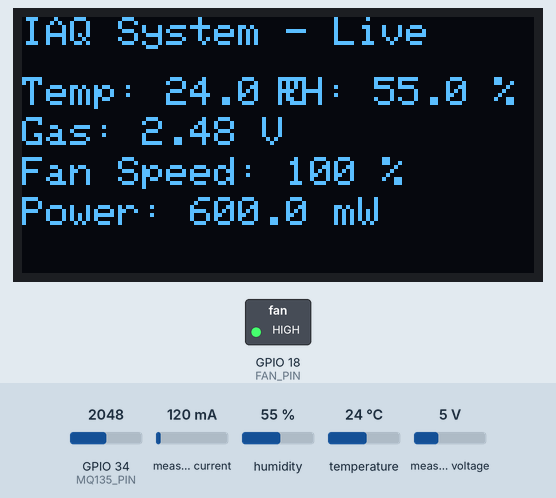
A sketch run on a simulated ESP32. Parts: 128×64 one-colour display, switched loads named in the sketch (green lamp = pin HIGH). The test bench sets the inputs (shaded band); at power-on: measured current 120 mA, GPIO 34 (MQ135_PIN) = 2048, humidity 55 %, temperature 24 °C, measured voltage 5 V (analog values on the 0–4095 scale). WiFi joins after 1.5 s; servers stay silent unless stated; web services answer with replies made up by the test bench; what the sketch prints to the serial monitor is not drawn.

Above: at 4.7 s.
4.8 s: measured current set to 40 mA
7.2 s: GPIO 34 (MQ135_PIN) set to 950
At 8.9 s:
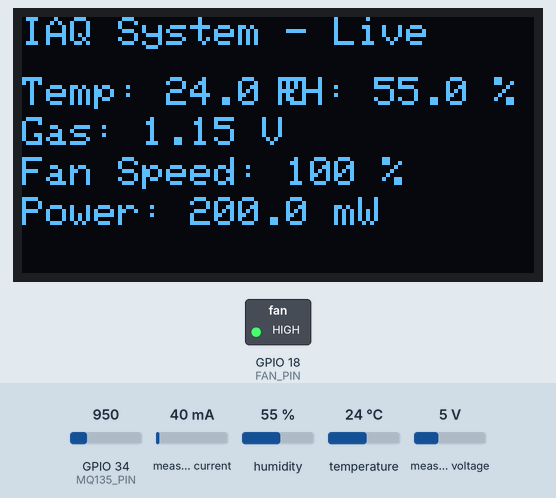
9.2 s: GPIO 34 (MQ135_PIN) set to 844
At 11.0 s:
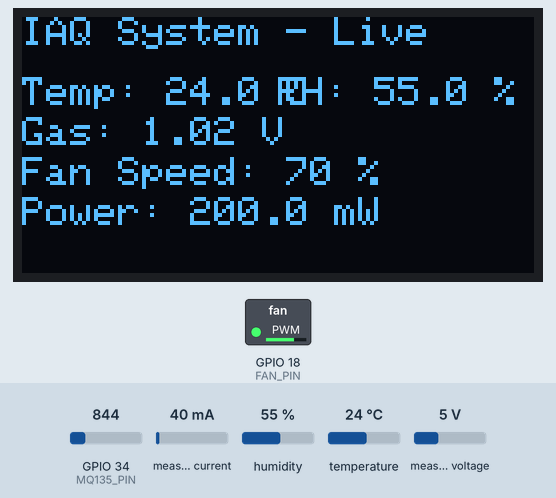
11.3 s: GPIO 34 (MQ135_PIN) set to 1228
At 13.1 s:
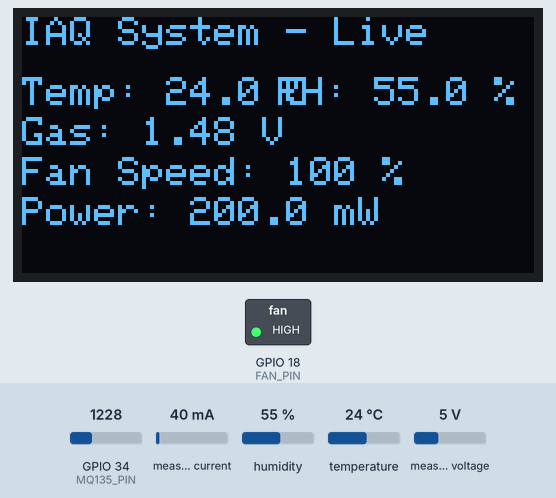
13.4 s: humidity set to 22 %
At 15.2 s:
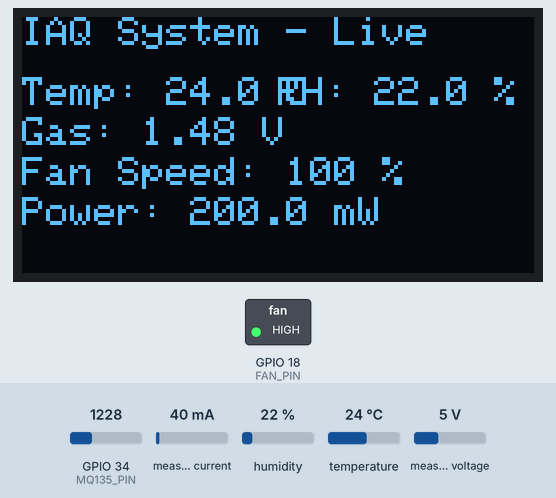
15.5 s: temperature set to 12 °C
At 17.5 s:
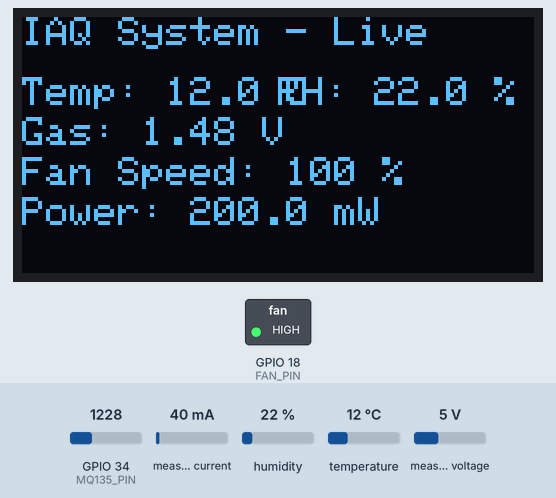
Timing chart, 0 to 18.8 s (numbered marks = the images above; inputs shaded):
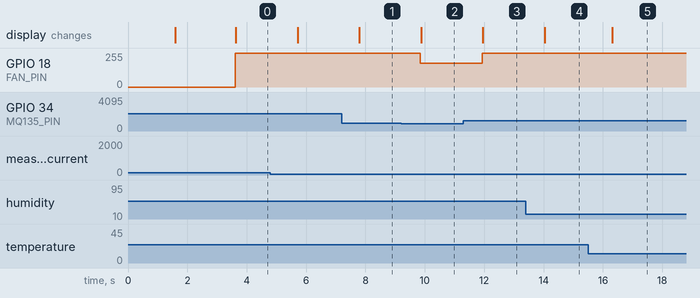

The sketch:

sketch_mq.ino
```cpp
#include <WiFi.h>
#include <HTTPClient.h>
#include <Wire.h>
#include <Adafruit_GFX.h>
#include <Adafruit_SSD1306.h>
#include <Adafruit_INA219.h>
#include "DHT.h"

// --- Wi-Fi & ThingSpeak Credentials ---
const char* ssid = "YOUR_WIFI_NAME";  //as uploading on github, real name and password removed
const char* password = "YOUR_WIFI_PASSWORD";
String apiKey = "YOUR_THINGSPEAK_API_KEY";

// --- Pin Definitions & Constants ---
#define FAN_PIN 18
#define MQ135_PIN 34
#define DHTPIN 4
#define DHTTYPE DHT11

const int pwmFreq = 1000;
const int pwmRes = 8;

// --- OLED Settings ---
#define SCREEN_WIDTH 128
#define SCREEN_HEIGHT 64
Adafruit_SSD1306 display(SCREEN_WIDTH, SCREEN_HEIGHT, &Wire, -1);

DHT dht(DHTPIN, DHTTYPE);
Adafruit_INA219 ina219;

// --- MULTITASKING TIMERS ---
unsigned long lastCloudUpdate = 0;
const unsigned long cloudInterval = 15000; // 15 seconds for ThingSpeak

void setup() {
  Serial.begin(115200);
  while (!Serial);

  ledcAttach(FAN_PIN, pwmFreq, pwmRes);
  ledcWrite(FAN_PIN, 0);
  dht.begin();
  analogReadResolution(12);

  if(!display.begin(SSD1306_SWITCHCAPVCC, 0x3C)) { for(;;); }
  if(!ina219.begin()) { for(;;); }

  display.clearDisplay();
  display.setTextSize(1);
  display.setTextColor(WHITE);
  display.setCursor(0, 10);
  display.println("Connecting Wi-Fi...");
  display.display();

  WiFi.mode(WIFI_STA);
  WiFi.begin(ssid, password);

  int attempts = 0;
  while (WiFi.status() != WL_CONNECTED && attempts < 10) {
    delay(500);
    attempts++;
  }

  if (WiFi.status() == WL_CONNECTED) {
    display.setCursor(0, 25); display.print("IP: "); display.println(WiFi.localIP());
  } else {
    display.setCursor(0, 25); display.println("Offline Mode Active.");
  }
  display.display();
  delay(2000);
}

void loop() {
  // --- 1. SENSE (Happens every 1 second now) ---
  float temp = dht.readTemperature();
  float hum = dht.readHumidity();

  int rawADC = analogRead(MQ135_PIN);
  float pinVoltage = (rawADC * 3.3) / 4095.0;
  float mq135Voltage = pinVoltage * 1.5;

  float power_mW = ina219.getPower_mW();

  // --- 2. THINK & ACT (Calibrated for your specific sensor) ---
  int fanSpeed = 0;
  int fanPercent = 0;

  if (mq135Voltage < 0.85) {
    fanSpeed = 0;     // Clean air (< 0.50V)
    fanPercent = 0;
  }
  else if (mq135Voltage >= 0.85 && mq135Voltage < 0.90) {
    fanSpeed = 102;   // Light smoke (0.50V - 0.60V)
    fanPercent = 40;
  }
  else if (mq135Voltage >= 0.90 && mq135Voltage < 1.10) {
    fanSpeed = 178;   // Moderate smoke (0.60V - 0.70V)
    fanPercent = 70;
  }
  else {
    fanSpeed = 255;   // Heavy smoke (> 0.70V)
    fanPercent = 100;
  }
  ledcWrite(FAN_PIN, fanSpeed);

  // --- 3. LOCAL DASHBOARD (Updates every 1 second) ---
  display.clearDisplay();
  display.setCursor(0,0);  display.print("IAQ System - Live");
  display.setCursor(0, 15); display.print("Temp: "); display.print(temp, 1); display.print(" C");
  display.setCursor(64, 15); display.print("RH: "); display.print(hum, 1); display.print(" %");
  display.setCursor(0, 25); display.print("Gas: "); display.print(mq135Voltage, 2); display.print(" V");
  display.setCursor(0, 35); display.print("Fan Speed: "); display.print(fanPercent); display.print(" %");
  display.setCursor(0, 45); display.print("Power: "); display.print(power_mW, 1); display.print(" mW");
  display.display();

  // --- 4. CLOUD TRANSMISSION (Happens strictly every 15 seconds) ---
  unsigned long currentMillis = millis();

  if (currentMillis - lastCloudUpdate >= cloudInterval) {
    lastCloudUpdate = currentMillis; // Reset the timer

    if (WiFi.status() != WL_CONNECTED) {
      WiFi.disconnect();
      WiFi.begin(ssid, password);
    } else {
      HTTPClient http;
      String url = "http://api.thingspeak.com/update?api_key=" + apiKey +
                   "&field1=" + String(temp) +
                   "&field2=" + String(hum) +
                   "&field3=" + String(mq135Voltage) +
                   "&field4=" + String(fanPercent) +
                   "&field5=" + String(power_mW);

      http.begin(url);
      int httpCode = http.GET();
      if (httpCode > 0) {
        Serial.print("ThingSpeak Update Success. HTTP Code: ");
        Serial.println(httpCode);
      }
      http.end();
    }
  }

  // A tiny 1-second delay so the screen doesn't flicker, and the fan reacts instantly
  delay(1000);
}
```

Measured:
- the behaviour switches between 910 and 909 on GPIO 34 (MQ135_PIN) (found by bisection; images 1 and 2)
- after the input at 7.2 s, the display: changes after 0.60 s (image 1)
- after the input at 9.2 s, GPIO 18 (FAN_PIN): 255/255 → 177/255 after 0.65 s; the display: changes after 0.68 s (image 2)
- after the input at 11.3 s, GPIO 18 (FAN_PIN): 177/255 → 255/255 after 0.63 s; the display: changes after 0.66 s (image 3)
- after the input at 13.4 s, the display: changes after 0.64 s (image 4)
- after the input at 15.5 s, the display: changes after 0.82 s (image 5)
